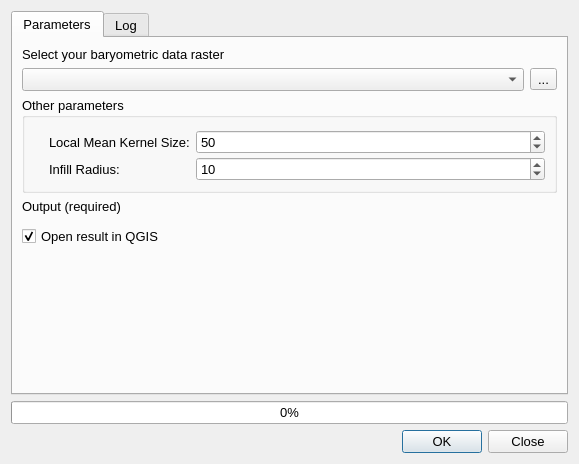
<?xml version="1.0" encoding="UTF-8"?>
<ui version="4.0">
 <class>QDialog</class>
 <widget class="QDialog" name="QDialog">
  <property name="geometry">
   <rect>
    <x>0</x>
    <y>0</y>
    <width>579</width>
    <height>464</height>
   </rect>
  </property>
  <property name="font">
   <font>
    <pointsize>10</pointsize>
   </font>
  </property>
  <property name="windowTitle">
   <string>Raster Normalization and Preprocessing</string>
  </property>
  <property name="toolTip">
   <string/>
  </property>
  <property name="toolTipDuration">
   <number>-1</number>
  </property>
  <property name="statusTip">
   <string/>
  </property>
  <property name="whatsThis">
   <string/>
  </property>
  <property name="accessibleName">
   <string/>
  </property>
  <property name="accessibleDescription">
   <string/>
  </property>
  <property name="locale">
   <locale language="English" country="UnitedKingdom"/>
  </property>
  <property name="windowFilePath">
   <string/>
  </property>
  <property name="sizeGripEnabled">
   <bool>false</bool>
  </property>
  <property name="modal">
   <bool>false</bool>
  </property>
  <layout class="QVBoxLayout" name="verticalLayout">
   <property name="spacing">
    <number>6</number>
   </property>
   <item>
    <widget class="QScrollArea" name="scrollArea">
     <property name="styleSheet">
      <string notr="true"/>
     </property>
     <property name="frameShape">
      <enum>QFrame::NoFrame</enum>
     </property>
     <property name="frameShadow">
      <enum>QFrame::Sunken</enum>
     </property>
     <property name="widgetResizable">
      <bool>true</bool>
     </property>
     <widget class="QWidget" name="scrollAreaContent">
      <property name="geometry">
       <rect>
        <x>0</x>
        <y>0</y>
        <width>557</width>
        <height>371</height>
       </rect>
      </property>
      <layout class="QVBoxLayout" name="verticalLayout_2">
       <property name="spacing">
        <number>0</number>
       </property>
       <property name="leftMargin">
        <number>0</number>
       </property>
       <property name="topMargin">
        <number>0</number>
       </property>
       <property name="rightMargin">
        <number>0</number>
       </property>
       <property name="bottomMargin">
        <number>0</number>
       </property>
       <item>
        <widget class="QTabWidget" name="tabWidget">
         <property name="font">
          <font>
           <pointsize>10</pointsize>
          </font>
         </property>
         <property name="currentIndex">
          <number>0</number>
         </property>
         <widget class="QWidget" name="tab">
          <attribute name="title">
           <string>Parameters</string>
          </attribute>
          <layout class="QVBoxLayout" name="verticalLayout_3">
           
           
           <!-- Input Raster Selection -->
           <item>
            <widget class="QLabel" name="label_3">
             <property name="font">
              <font>
               <pointsize>10</pointsize>
              </font>
             </property>
             <property name="text">
              <string>Select your baryometric data raster</string>
             </property>
            </widget>
           </item>
           <item>
            <layout class="QHBoxLayout" name="horizontalLayout_3">
             <item>
              <widget class="QgsMapLayerComboBox" name="imageDropDown">
               <property name="font">
                <font>
                 <pointsize>10</pointsize>
                </font>
               </property>
               <property name="allowEmptyLayer" stdset="0">
                <bool>true</bool>
               </property>
              </widget>
             </item>
             <item>
              <widget class="QToolButton" name="imageButton">
               <property name="text">
                <string>...</string>
               </property>
              </widget>
             </item>
            </layout>
           </item>

          <!-- Clipping extent -->
          <!-- <item>
            <widget class="QLabel" name="label_31">
             <property name="font">
              <font>
               <pointsize>10</pointsize>
              </font>
             </property>
             <property name="text">
              <string>Clipping Extent</string>
             </property>
            </widget>
           </item>
           <item>
            <layout class="QHBoxLayout" name="horizontalLayout_31">
             <item>
              <widget class="QLineEdit" name="extentText">
               <property name="font">
                <font>
                 <pointsize>10</pointsize>
                </font>
               </property>
              </widget>
             </item>
             <item>
              <widget class="QToolButton" name="extentButton">
               <property name="text">
                <string>...</string>
               </property>
              </widget>
             </item>
            </layout>
           </item> -->



          <!-- Collapsable widget-->
          <item>
            <widget class="QgsCollapsibleGroupBox" name="mGroupBox">
             <property name="enabled">
              <bool>true</bool>
             </property>
             <property name="font">
              <font>
               <pointsize>10</pointsize>
              </font>
             </property>
             <property name="title">
              <string>Other parameters</string>
             </property>
             <property name="checkable">
              <bool>false</bool>
             </property>
             <property name="checked">
              <bool>false</bool>
             </property>
             <property name="collapsed" stdset="0">
              <bool>true</bool>
             </property>
             <property name="saveCollapsedState" stdset="0">
              <bool>true</bool>
             </property>
             <layout class="QFormLayout" name="formLayout">
              <property name="horizontalSpacing">
               <number>6</number>
              </property>
              <property name="verticalSpacing">
               <number>3</number>
              </property>
              <property name="leftMargin">
               <number>24</number>
              </property>
              <property name="topMargin">
               <number>12</number>
              </property>
              <property name="rightMargin">
               <number>9</number>
              </property>
              <item row="0" column="0">
               <widget class="QLabel" name="label_6">
                <property name="font">
                 <font>
                  <pointsize>10</pointsize>
                 </font>
                </property>
                <property name="text">
                 <string>Local Mean Kernel Size:</string>
                </property>
               </widget>
              </item>
              <item row="4" column="0">
               <widget class="QLabel" name="label_5">
                <property name="font">
                 <font>
                  <pointsize>10</pointsize>
                 </font>
                </property>
                <property name="text">
                 <string>Infill Radius:</string>
                </property>
               </widget>
              </item>
              <item row="4" column="1">
               <widget class="QSpinBox" name="infillRadiusBox">
                <property name="font">
                 <font>
                  <pointsize>10</pointsize>
                 </font>
                </property>
                <property name="minimum">
                 <number>1</number>
                </property>
                <property name="maximum">
                 <number>40</number>
                </property>
                <property name="singleStep">
                 <number>1</number>
                </property>
                <property name="value">
                 <number>10</number>
                </property>
               </widget>
              </item>
              <item row="0" column="1">
               <widget class="QSpinBox" name="kernelSizeBox">
                <property name="font">
                 <font>
                  <pointsize>10</pointsize>
                 </font>
                </property>
                <property name="minimum">
                 <number>5</number>
                </property>
                <property name="maximum">
                 <number>10000</number>
                </property>
                <property name="singleStep">
                 <number>1</number>
                </property>
                <property name="value">
                 <number>50</number>
                </property>
               </widget>
              </item>
             </layout>
            </widget>
           </item>

          <item>
            <widget class="QLabel" name="label_2">
            <property name="font">
              <font>
              <pointsize>10</pointsize>
              </font>
            </property>
            <property name="text">
              <string>Output (required)</string>
            </property>
            </widget>
          </item>
          <item>
            <widget class="QgsFileWidget" name="outputFileWidget" native="true">
            <property name="filter" stdset="0">
              <string/>
            </property>
            </widget>
          </item>

          <item>
            <widget class="QCheckBox" name="openCheckBox">
             <property name="font">
              <font>
               <pointsize>10</pointsize>
              </font>
             </property>
             <property name="text">
              <string>Open result in QGIS</string>
             </property>
             <property name="checked">
              <bool>true</bool>
             </property>
            </widget>
          </item>





           <!-- Output wwidgits -->
           <!-- <item>
            <widget class="QLabel" name="label_2">
             <property name="font">
              <font>
               <pointsize>10</pointsize>
              </font>
             </property>
             <property name="text">
              <string>Output</string>
             </property>
            </widget>
           </item>
           <item>
            <widget class="QgsFileWidget" name="outputFileWidget" native="true">
             <property name="filter" stdset="0">
              <string/>
             </property>
            </widget>
           </item>
          <item>
            <widget class="QCheckBox" name="savePredictionCheckBox">
             <property name="font">
              <font>
               <pointsize>10</pointsize>
              </font>
             </property>
             <property name="text">
              <string>Save model prediction array ([output_tiff_file].npy)</string>
             </property>
             <property name="checked">
              <bool>true</bool>
             </property>
            </widget>
           </item>
           <item>
            <widget class="QCheckBox" name="openCheckBox">
             <property name="font">
              <font>
               <pointsize>10</pointsize>
              </font>
             </property>
             <property name="text">
              <string>Open result in QGIS</string>
             </property>
             <property name="checked">
              <bool>true</bool>
             </property>
            </widget>
           </item> -->
           <item>
            <spacer name="verticalSpacer">
             <property name="orientation">
              <enum>Qt::Vertical</enum>
             </property>
             <property name="sizeHint" stdset="0">
              <size>
               <width>20</width>
               <height>40</height>
              </size>
             </property>
            </spacer>
           </item>
          </layout>
         </widget>
         <widget class="QWidget" name="tab_log">
          <attribute name="title">
           <string>Log</string>
          </attribute>
          <layout class="QVBoxLayout" name="verticalLayout_4">
           <item>
            <widget class="QTextBrowser" name="logBrowser"/>
           </item>
          </layout>
         </widget>
        </widget>
       </item>
      </layout>
     </widget>
    </widget>
   </item>
   <item>
    <widget class="QProgressBar" name="progressBar">
     <property name="value">
      <number>0</number>
     </property>
    </widget>
   </item>
   <item>
    <widget class="QDialogButtonBox" name="OKClose">
     <property name="standardButtons">
      <set>QDialogButtonBox::Close|QDialogButtonBox::Ok</set>
     </property>
    </widget>
   </item>
  </layout>
  <action name="imageAction">
   <property name="icon">
    <iconset>
     <normaloff>:/images/themes/default/mActionAddRasterLayer.svg</normaloff>:/images/themes/default/mActionAddRasterLayer.svg</iconset>
   </property>
   <property name="text">
    <string>...</string>
   </property>
   <property name="iconText">
    <string>Browse</string>
   </property>
   <property name="toolTip">
    <string>Browse for a raster layer</string>
   </property>
  </action>
 </widget>
 <customwidgets>
  <customwidget>
   <class>QgsCollapsibleGroupBox</class>
   <extends>QGroupBox</extends>
   <header>qgscollapsiblegroupbox.h</header>
   <container>1</container>
  </customwidget>
  <customwidget>
   <class>QgsFileWidget</class>
   <extends>QWidget</extends>
   <header>qgsfilewidget.h</header>
  </customwidget>
  <customwidget>
   <class>QgsMapLayerComboBox</class>
   <extends>QComboBox</extends>
   <header>qgsmaplayercombobox.h</header>
  </customwidget>
 </customwidgets>
 <resources/>
 <connections/>
</ui>
